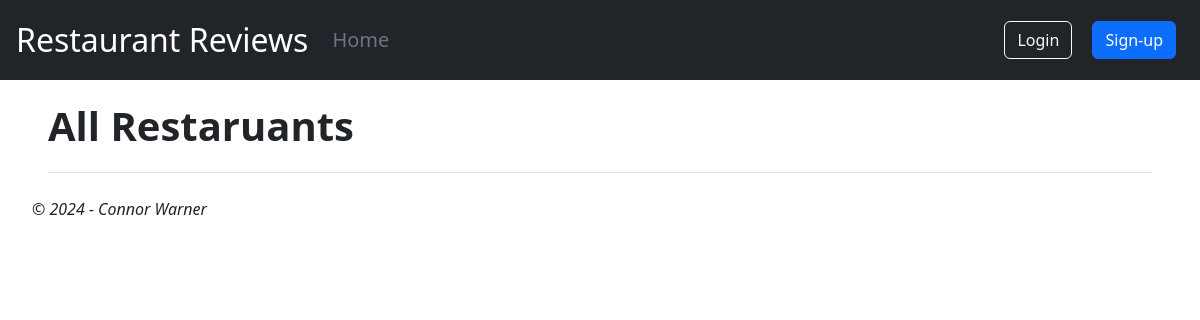
The app's page /, older data.
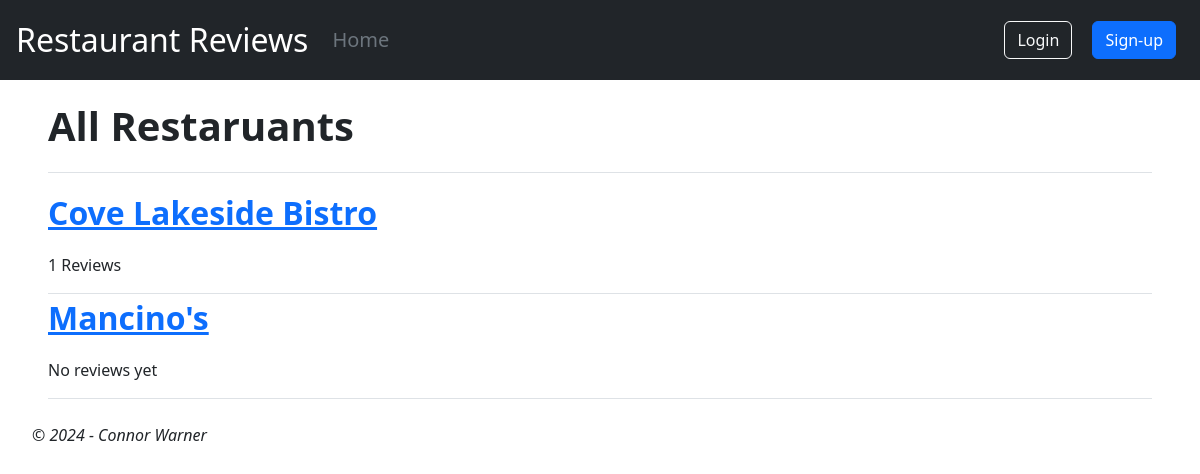
The same page, newer data.
### restaurant_rating/models.py (models this page shows, shortened)
class Restaurant(models.Model):
    name = models.CharField(max_length=150)
    created = models.DateTimeField(auto_now_add=True)
    updated = models.DateTimeField(auto_now=True)

### restaurant_rating/views.py (the view)
# urls.py: path("", RestaurantListView.as_view(), name="home")
class RestaurantListView(ListView):
    model = Restaurant
    template_name = "home.html"

### templates/home.html
{% extends "base.html" %}
{% block content %}
<div class="mx-4">
    <header class="py-3 mb-3 fs-1 fw-bold border-bottom">All Restaruants</header>
        {% for restaurant in restaurant_list %}
            <div class="restaurant border-bottom">
                <p class="fs-2 fw-bolder">
                    <a href="{% url "restaurant_detail" restaurant.pk %}">{{ restaurant.name }}</a>
                </p>
                {% if restaurant.reviews.all.count == 0 %}
                    <p>No reviews yet</p>
                {% else %}
                    <p>{{ restaurant.reviews.all.count }} Reviews</p>
                {% endif %}
            </div>
        {% endfor %}
</div>
{% endblock content %}

### templates/base.html (shortened to what this page needs)
<html>
    <head>
        <link href="https://cdn.jsdelivr.net/npm/bootstrap@5.2.0-beta1/dist/css/bootstrap.min.css" rel="stylesheet">
    </head>
    <body>
        <header>
              <header class="p-3 text-bg-dark">
                <div class="d-flex flex-wrap align-items-center justify-content-center justify-content-lg-start align-baseline">
                  <a href="{% url 'home' %}" class="d-flex align-items-center mb-2 mb-lg-0 fs-2 text-white text-decoration-none">Restaurant Reviews</a>
                  <ul class="nav col-12 col-lg-auto me-lg-auto mb-2 justify-content-center mb-md-0">
                    <li><a href="{% url 'home' %}" class="nav-link px-2 fs-5 text-secondary ms-3">Home</a></li>
                  </ul>
                  <div class="text-end px-2">
                    {% if user.is_authenticated %}
                        {{ user.username }}
                        <a href="{% url "logout" %}" class="text-decoration-none">
                            <button type="button" class="btn btn-outline-light mx-3 ps-2">Logout</button>
                        </a>
                    {% else %}
                        <a href="{% url "login" %}" class="text-decoration-none">
                            <button type="button" class="btn btn-outline-light me-3">Login</button>
                        </a>
                        <a href="{% url "signup" %}" class="text-decoration-none">
                            <button type="button" class="btn btn-primary">Sign-up</button>
                        </a>
                    {% endif %}
                  </div>
                </div>
              </header>
        </header>
        <div class="mx-4">
            {% block content %}
            {% endblock content %}
        </div>
        <footer class="fw-light fst-italic p-2 mt-3 ms-4">
            <p>&copy 2024 - Connor Warner</p>
        </footer>
    </body>

Row changes from the older to the newer data that the page shows:
added Restaurant: name "Cove Lakeside Bistro", reviews.all.count "1"
added Restaurant: name "Mancino's", shows "No reviews yet"
